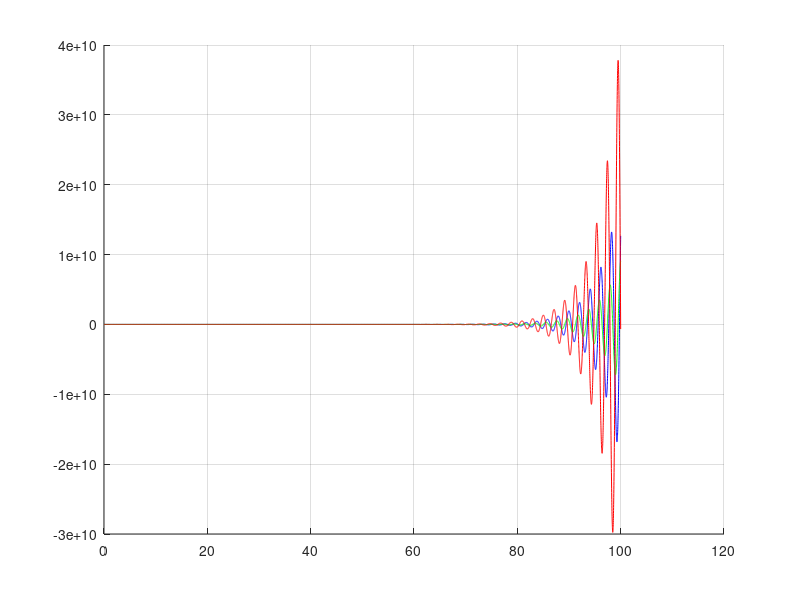
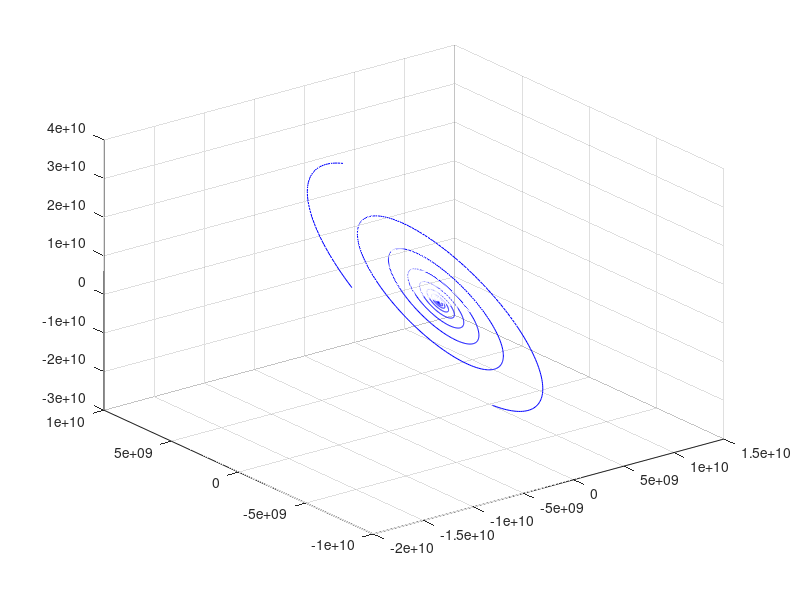

These figures' MATLAB source, in order:
function Chua
p = 9;
q = 14.286;
M1 = -1/7;
M0 = 2/7;
f = @(x) M0*x+0.5*(M1-M0)*(abs(x+1)-abs(x-1));

x(1) = 1;
y(1) = 1;
z(1) = 1;
t(1) = 0;

dt = 0.01;
N =  10000;

for i = 1:N 
    x(i+1) = x(i) + (p*(y(i)-f(x(i))))*dt;
    y(i+1) = y(i) + (x(i)-y(i)+z(i))*dt;
    z(i+1) = z(i) + (-q*y(i))*dt;
    t(i+1) = t(i) + dt;
end

figure 
hold all;
plot(t,x, 'b')
plot(t,y, 'g')
plot(t,z, 'r')
grid on;

figure
plot3(x , y, z, 'b')
grid on;
end
